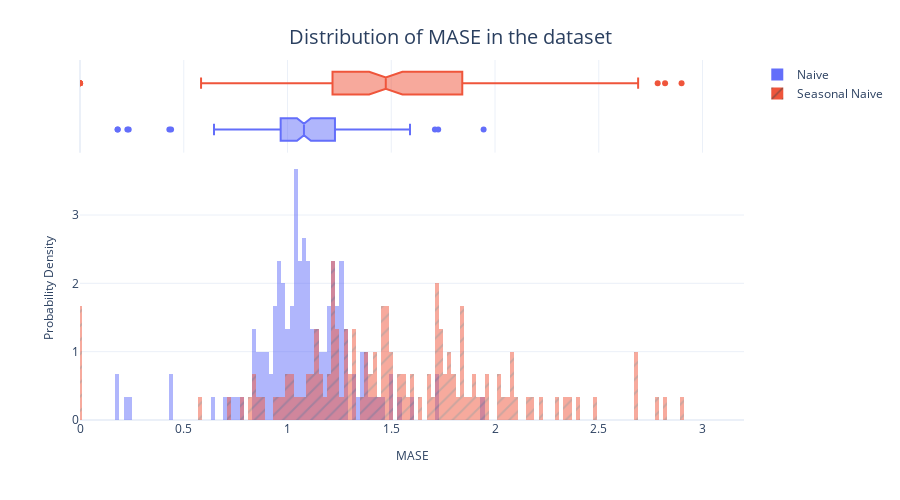

Notebook code cell kept with this figure:
### Code cell
fig = px.histogram(baseline_metrics_val_df, 
                   x="MASE", 
                   color="Algorithm",
                   pattern_shape="Algorithm", 
                   marginal="box", 
                   nbins=500, 
                   barmode="overlay",
                   histnorm="probability density")
fig = format_plot(fig, xlabel="MASE", ylabel="Probability Density", title="Distribution of MASE in the dataset")
fig.update_layout(xaxis_range=[0,3.2])
# fig.write_image("imgs/chapter_4/mase_dist.png")
fig.show()

### Figure 1 — Plotly figure (JSON) as saved in the notebook; plotly's stock layout.template omitted (floating-point values rounded to 4 significant figures; data arrays with more than 128 entries replaced by an {"elided": "..."} marker saying what was removed)
{"data": [{"alignmentgroup": "True", "bingroup": "x", "histnorm": "probability density", "hovertemplate": "Algorithm=Naive<br>MASE=%{x}<br>probability density=%{y}<extra></extra>", "legendgroup": "Naive", "marker": {"color": "#636efa", "opacity": 0.5, "pattern": {"shape": ""}}, "name": "Naive", "nbinsx": 500, "offsetgroup": "Naive", "orientation": "v", "showlegend": true, "type": "histogram", "x": {"elided": "150 float values"}, "xaxis": "x", "yaxis": "y"}, {"alignmentgroup": "True", "hovertemplate": "Algorithm=Naive<br>MASE=%{x}<extra></extra>", "legendgroup": "Naive", "marker": {"color": "#636efa"}, "name": "Naive", "notched": true, "offsetgroup": "Naive", "showlegend": false, "type": "box", "x": {"elided": "150 float values"}, "xaxis": "x2", "yaxis": "y2"}, {"alignmentgroup": "True", "bingroup": "x", "histnorm": "probability density", "hovertemplate": "Algorithm=Seasonal Naive<br>MASE=%{x}<br>probability density=%{y}<extra></extra>", "legendgroup": "Seasonal Naive", "marker": {"color": "#EF553B", "opacity": 0.5, "pattern": {"shape": "/"}}, "name": "Seasonal Naive", "nbinsx": 500, "offsetgroup": "Seasonal Naive", "orientation": "v", "showlegend": true, "type": "histogram", "x": {"elided": "150 float values"}, "xaxis": "x", "yaxis": "y"}, {"alignmentgroup": "True", "hovertemplate": "Algorithm=Seasonal Naive<br>MASE=%{x}<extra></extra>", "legendgroup": "Seasonal Naive", "marker": {"color": "#EF553B"}, "name": "Seasonal Naive", "notched": true, "offsetgroup": "Seasonal Naive", "showlegend": false, "type": "box", "x": {"elided": "150 float values"}, "xaxis": "x2", "yaxis": "y2"}], "layout": {"autosize": false, "barmode": "overlay", "height": 500, "legend": {"title": {}, "tracegroupgap": 0}, "margin": {"t": 60}, "title": {"font": {"size": 20}, "text": "Distribution of MASE in the dataset", "x": 0.5, "xanchor": "center", "yanchor": "top"}, "width": 900, "xaxis": {"anchor": "y", "domain": [0, 1], "range": [0, 3.2], "title": {"font": {"size": 12}, "text": "MASE"}}, "xaxis2": {"anchor": "y2", "domain": [0, 1], "matches": "x", "showgrid": true, "showticklabels": false}, "yaxis": {"anchor": "x", "domain": [0, 0.7326], "title": {"font": {"size": 12}, "text": "Probability Density"}}, "yaxis2": {"anchor": "x2", "domain": [0.7426, 1], "matches": "y2", "showgrid": false, "showline": false, "showticklabels": false, "ticks": ""}}}
